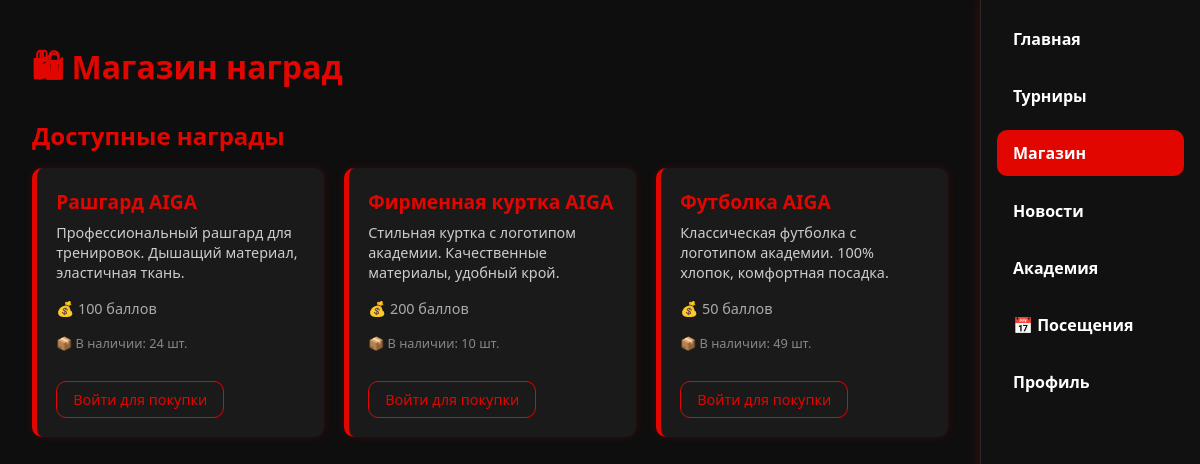
The page /store/ on the database as committed earlier.
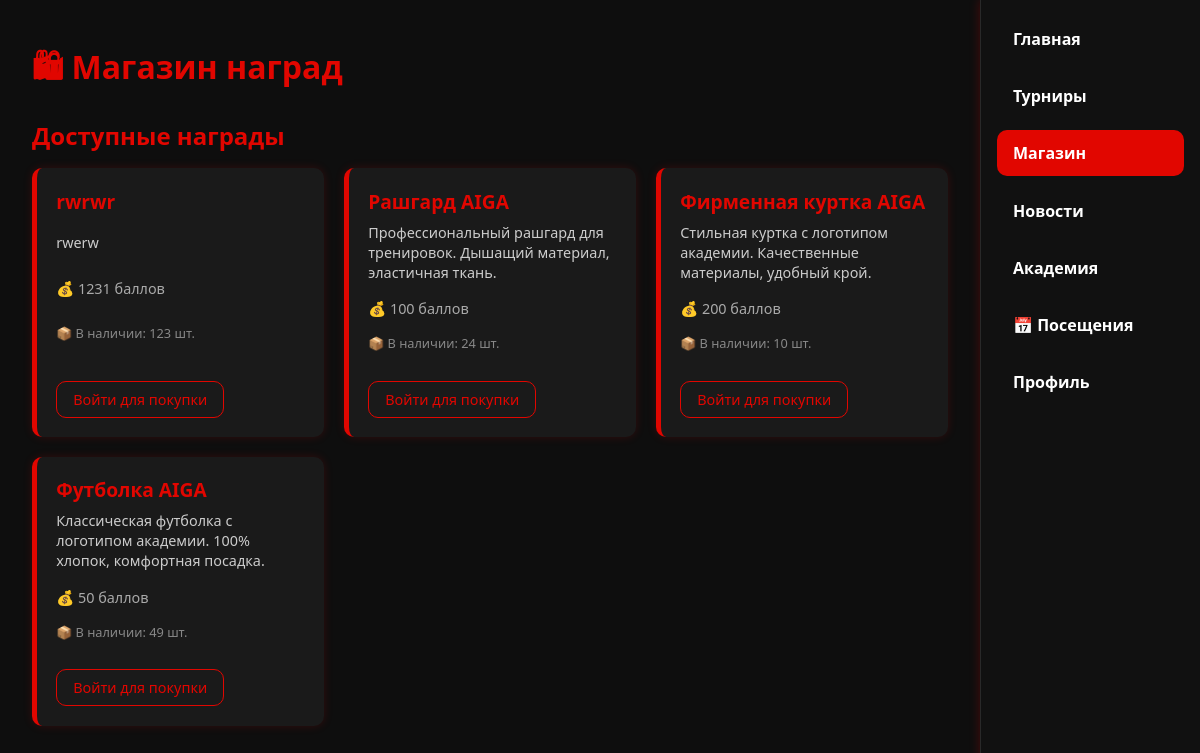
The same page on the database as committed later.
### store/models.py (models this page shows, shortened)
class Reward(models.Model):
    name = models.CharField(max_length=200, verbose_name="Название")
    description = models.TextField(verbose_name="Описание")
    points_cost = models.PositiveIntegerField(verbose_name="Стоимость в баллах")
    image = models.ImageField(upload_to="rewards/", blank=True, null=True, verbose_name="Фото")
    stock = models.PositiveIntegerField(default=0, verbose_name="Остаток")
    is_active = models.BooleanField(default=True, verbose_name="Активен")
    created_at = models.DateTimeField(auto_now_add=True, verbose_name="Дата создания")
    updated_at = models.DateTimeField(auto_now=True, verbose_name="Дата обновления")
    class Meta:
        verbose_name = "Награда"
        verbose_name_plural = "Награды"
        ordering = ["points_cost", "name"]

### store/views.py (the view, shortened to what this page needs)
# urls.py: path("", views.store_list, name="list"),
def store_list(request):
    rewards = Reward.objects.filter(is_active=True).order_by("name")
    return render(request, "store/store.html", {"rewards": rewards})

### templates/store/store.html (shortened to what this page needs)
<!DOCTYPE html>
<html lang="ru">
  <head>
  </head>
  <body>
    <div class="container">
      <h1>🛍 Магазин наград</h1>
      <section id="product-catalog">
        <h2>Доступные награды</h2>
        {% if rewards %}
          <div class="product-list">
            {% for reward in rewards %}
              <div class="product-card">
                <h3>{{ reward.name }}</h3>
                <p class="product-description">{{ reward.description|truncatewords:20 }}</p>
                <p class="product-price">💰 {{ reward.points_cost }} баллов</p>
                <p class="product-stock">📦 В наличии: {{ reward.stock }} шт.</p>
                <div class="product-actions">
                  {% if user.is_authenticated and user.role == 'student' %}
                    {% if reward.is_available %}
                      {% if user.points >= reward.points_cost %}
                        <form method="post" action="{% url 'store:checkout' %}" style="display: inline;">
                          {% csrf_token %}
                          <input type="hidden" name="reward_id" value="{{ reward.id }}" />
                          <button type="submit" class="btn btn-primary">Получить награду</button>
                        </form>
                      {% else %}
                        <button class="btn btn-disabled" disabled>Недостаточно баллов</button>
                      {% endif %}
                    {% else %}
                      <button class="btn btn-disabled" disabled>Нет в наличии</button>
                    {% endif %}
                  {% elif not user.is_authenticated %}
                    <a href="{% url 'users:login' %}" class="btn btn-secondary">Войти для покупки</a>
                  {% endif %}
                </div>
              </div>
            {% endfor %}
          </div>
        {% else %}
          <div class="empty-state">
            <div class="empty-state-icon">🛍</div>
            <p>Пока нет доступных наград</p>
          </div>
        {% endif %}
      </section>
    </div>
    <nav>
      <a href="{% url 'dashboard:home' %}">Главная</a>
      <a href="{% url 'tournaments:list' %}">Турниры</a>
      <a href="{% url 'store:list' %}" class="active">Магазин</a>
      <a href="{% url 'announcements:list' %}">Новости</a>
      <a href="{% url 'gyms:list' %}">Академия</a>
      <a href="{% url 'attendance:list' %}">📅 Посещения</a>
      <a href="{% url 'users:profile' %}">Профиль</a>
    </nav>
  </body>
</html>

Rows that differ between the two databases and show on the page:
added Reward: name "rwrwr", description "rwerw", points_cost "1231", stock "123"
